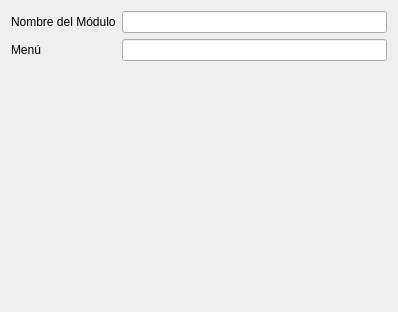
<?xml version="1.0" encoding="UTF-8"?>
<ui version="4.0">
 <class>crud::ModuleView</class>
 <widget class="QWidget" name="crud::ModuleView">
  <property name="geometry">
   <rect>
    <x>0</x>
    <y>0</y>
    <width>398</width>
    <height>312</height>
   </rect>
  </property>
  <property name="windowTitle">
   <string>Form</string>
  </property>
  <layout class="QFormLayout" name="formLayout">
   <item row="0" column="0">
    <widget class="QLabel" name="label">
     <property name="text">
      <string>Nombre del Módulo</string>
     </property>
    </widget>
   </item>
   <item row="0" column="1">
    <widget class="QLineEdit" name="moduleName"/>
   </item>
   <item row="1" column="0">
    <widget class="QLabel" name="label_2">
     <property name="text">
      <string>Menú</string>
     </property>
    </widget>
   </item>
   <item row="1" column="1">
    <widget class="QLineEdit" name="moduleMenu"/>
   </item>
  </layout>
 </widget>
 <resources/>
 <connections/>
</ui>
